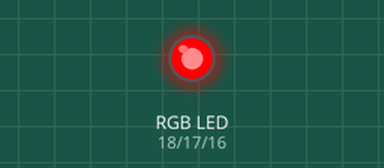
This sketch was run on a simulated Arduino Uno, built with avr-gcc and run on an emulated ATmega328P. On the bench: an RGB LED mixed from three pins (HIGH = lit).

Above: at 0.6 s.
At 5.1 s:
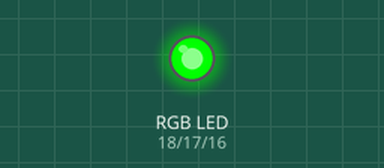
At 7.7 s:
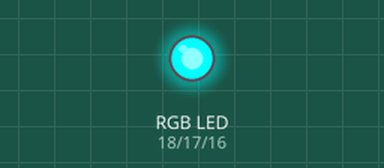
At 10.2 s:
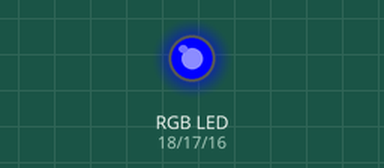
At 12.8 s:
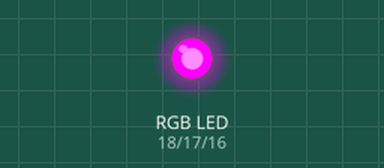
At 17.9 s:
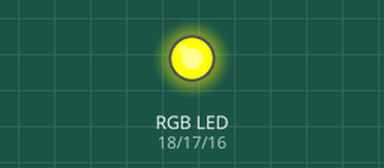
Timing chart, 0 to 20.0 s (numbered marks = the images above):
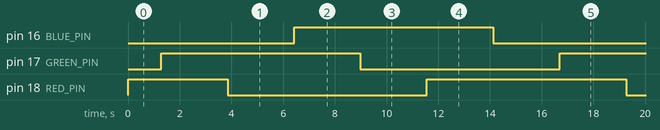

The sketch:

RGB_Mixing.ino
```cpp
#define RED_PIN 18
#define GREEN_PIN 17
#define BLUE_PIN 16

void setup() {
  Serial.begin(115200);
  pinMode(RED_PIN, OUTPUT);
  pinMode(GREEN_PIN, OUTPUT);
  pinMode(BLUE_PIN, OUTPUT);
}

// 封装颜色设置函数
void setColor(int redValue, int greenValue, int blueValue) {
  analogWrite(RED_PIN, redValue);
  analogWrite(GREEN_PIN, greenValue);
  analogWrite(BLUE_PIN, blueValue);
}

void loop() {
  // 1. 从红色渐变到黄色 (红+绿)
  for (int i = 0; i <= 255; i++) {
    setColor(255, i, 0);
    delay(10);
  }
  // 2. 从黄色渐变到绿色 (减去红色)
  for (int i = 255; i >= 0; i--) {
    setColor(i, 255, 0);
    delay(10);
  }
  // 3. 从绿色渐变到青色 (绿+蓝)
  for (int i = 0; i <= 255; i++) {
    setColor(0, 255, i);
    delay(10);
  }
  // 4. 从青色渐变到蓝色 (减去绿色)
  for (int i = 255; i >= 0; i--) {
    setColor(0, i, 255);
    delay(10);
  }
  // 5. 从蓝色渐变到紫色 (蓝+红)
  for (int i = 0; i <= 255; i++) {
    setColor(i, 0, 255);
    delay(10);
  }
  // 6. 从紫色渐变回红色 (减去蓝色)
  for (int i = 255; i >= 0; i--) {
    setColor(255, 0, i);
    delay(10);
  }
}
```

Measured:
- by itself, pin 16 (BLUE_PIN), pin 17 (GREEN_PIN): alternates HIGH for 7.7 s and LOW for 7.7 s
- by itself, pin 18 (RED_PIN): repeats every 15.4 s: LOW 7.7 s, HIGH 7.7 s
- by itself, everything shown: repeats every 15.4 s, in 6 steps
